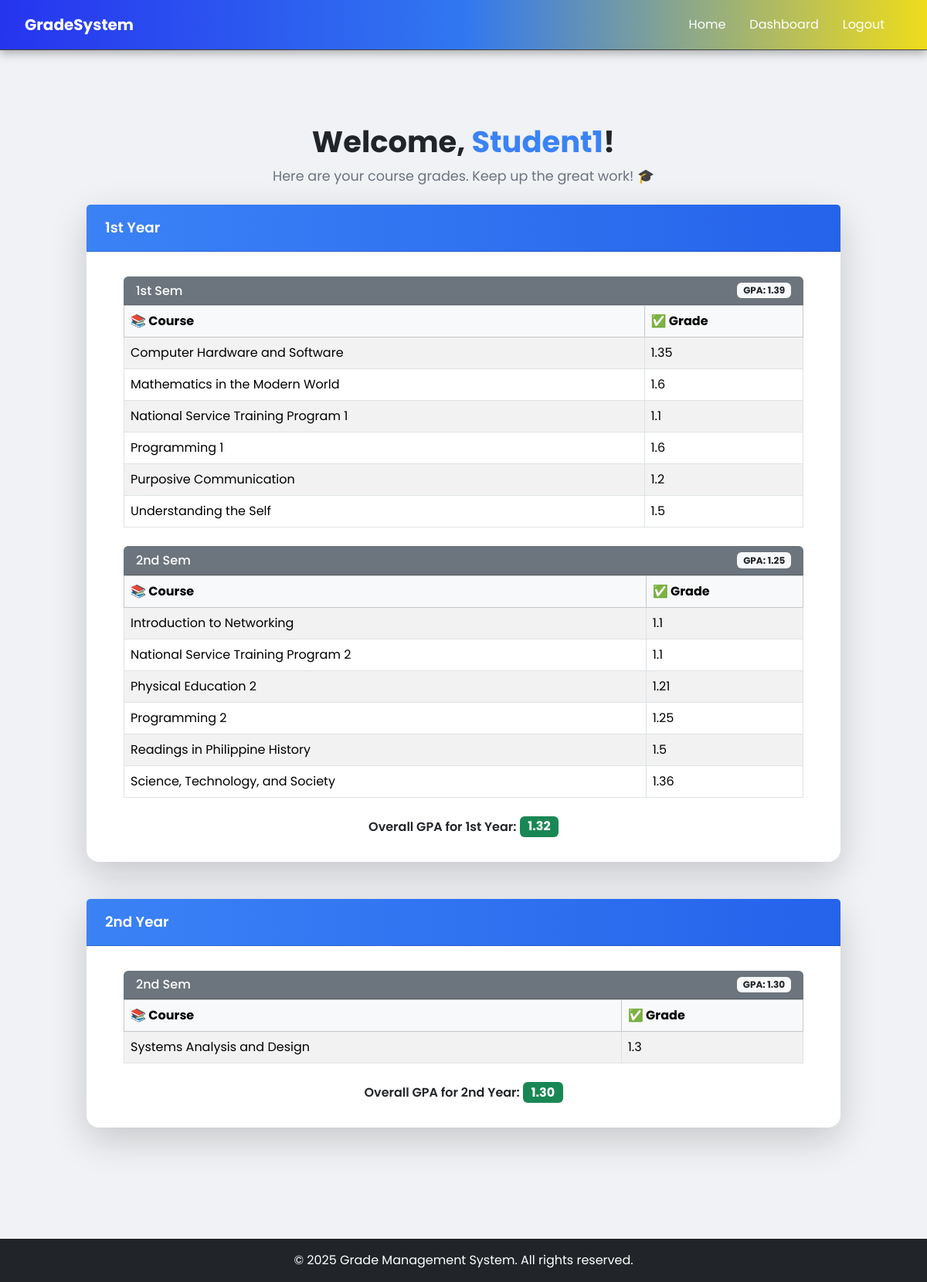
Page /student/dashboard/ (signed in) on the committed database.
### core/models.py (models this page shows, shortened)
class Grade(models.Model):
    student = models.ForeignKey(Student, on_delete=models.CASCADE)
    course = models.CharField(max_length=255)
    grade = models.CharField(max_length=5)
    year_level = models.CharField(
        max_length=10,
        choices=[
            ('1st Year', '1st Year'),
            ('2nd Year', '2nd Year'),
            ('3rd Year', '3rd Year'),
            ('4th Year', '4th Year'),
        ]
    )
    semester = models.CharField(
        max_length=10,
        choices=[
            ('1st Sem', '1st Sem'),
            ('2nd Sem', '2nd Sem'),
        ]
    )
    teacher = models.ForeignKey(Teacher, on_delete=models.SET_NULL, null=True)

### core/views.py (the view)
# urls.py: path('student/dashboard/', views.student_dashboard, name='student_dashboard'),
@login_required
@user_passes_test(lambda u: hasattr(u, 'student'))
def student_dashboard(request):
    student = request.user.student
    grades = Grade.objects.filter(student=student).order_by('year_level', 'semester', 'course')
    grouped_grades = defaultdict(lambda: defaultdict(list))
    for g in grades:
        year = g.year_level.strip()
        semester = g.semester.strip()
        grouped_grades[year][semester].append(g)
    grouped_grades = {year: dict(semesters) for year, semesters in grouped_grades.items()}
    return render(request, 'student_dashboard.html', {
        'grades': grades,
        'all_grades': grades,
        'grouped_grades': grouped_grades,  # IMPORTANT: pass grouped_grades to template
    })

### core/templatetags/custom_filters.py (called while the page is built)
@register.filter
def calculate_gpa(grades):
    try:
        grade_values = [float(g.grade) for g in grades if g.grade is not None]
        if not grade_values:
            return "N/A"
        gpa = sum(grade_values) / len(grade_values)
        return f"{gpa:.2f}"
    except:
        return "N/A"

@register.filter
def flatten_grades(semesters):
    grades = []
    for semester_grades in semesters:
        grades.extend(semester_grades)
    return grades

### core/templates/student_dashboard.html (shortened to what this page needs)
{% extends 'core/base.html' %}
{% load tz %}
{% load custom_filters %}
{% block content %}
<div class="container mt-5 container-max">
    <div class="text-center mb-4">
        <h2 class="welcome-title">Welcome,
            <span style="color:#3b82f6; text-transform: capitalize;">{{ request.user.username }}</span>!
        </h2>
        <p class="welcome-subtext">Here are your course grades. Keep up the great work! 🎓</p>
    </div>
    {% if grouped_grades %}
        {% for year, semesters in grouped_grades.items %}
            <div class="card shadow-lg rounded-4 border-0 mb-5 card-custom">
                <div class="card-header card-custom-header bg-dark-blue text-white">
                    {{ year }}
                </div>
                <div class="card-body card-body-custom">
                    {% for semester, semester_grades in semesters.items %}
                        {% if semester_grades %}
                            <div class="mb-4">
                                <h6 class="card-header bg-secondary text-white rounded-top d-flex justify-content-between align-items-center">
                                    <span>{{ semester }}</span>
                                    <span class="badge bg-light text-dark">GPA: {{ semester_grades|calculate_gpa }}</span>
                                </h6>
                                <div class="table-responsive">
                                    <table class="table table-bordered table-striped shadow-sm mb-0">
                                        <thead class="table-light">
                                            <tr>
                                                <th>📚 Course</th>
                                                <th>✅ Grade</th>
                                            </tr>
                                        </thead>
                                        <tbody>
                                            {% for grade in semester_grades %}
                                                <tr>
                                                    <td>{{ grade.course }}</td>
                                                    <td>{{ grade.grade }}</td>
                                                </tr>
                                            {% endfor %}
                                        </tbody>
                                    </table>
                                </div>
                            </div>
                        {% endif %}
                    {% endfor %}
                    <div class="text-end text-center mt-3">
                        <span class="fw-semibold">Overall GPA for {{ year }}:</span>
                        <span class="badge bg-success fs-6">
                            {{ semesters.values|flatten_grades|calculate_gpa }}
                        </span>
                    </div>
                </div>
            </div>
        {% endfor %}
    {% else %}
        <div class="text-center mt-5">
            <p class="text-muted">No grades available yet. 📭</p>
        </div>
    {% endif %}
</div>
{% endblock %}

### core/static/core/styles.css (style rules this page uses)
body, html { background-color: #f0f2f5; font-family: 'Poppins', sans-serif; }
.card { border-radius: 16px; }

### core/static/core/dashboard.css (style rules this page uses)
.container-max { max-width: 1000px; padding-top: 3rem; padding-bottom: 3rem; }
.welcome-title { font-weight: 700; font-size: 2.4rem; }
.welcome-subtext { color: #6b7280; font-size: 1.1rem; }
.card-custom { background: #f9fafb; }
.card-custom-header { background: linear-gradient(90deg, #3b82f6, #2563eb); border-radius: .75rem .75rem 0 0; color: white; font-weight: 700; }
.card-body-custom { padding: 2rem 3rem; }
.card-custom { border-radius: 1.5rem; border: none; background-color: #ffffff; }
.card-custom-header { background-color: #3b82f6; color: white; padding: 1rem 1.5rem; font-weight: 600; font-size: 1.15rem; border-radius: 1.5rem 1.5rem 0 0; }

### rows in the picture
Grade: grouped_grades "1st Year", semester "1st Sem", grade.grade "1.39", course "Computer Hardware and Software", grade "1.35", grouped_grades "1st Year", values|flatten_grades "1.32"
Grade: course "Mathematics in the Modern World", grade "1.6"
Grade: course "National Service Training Program 1", grade "1.1"
Grade: course "Programming 1", grade "1.6"
Grade: course "Purposive Communication", grade "1.2"
Grade: course "Understanding the Self", grade "1.5"
Grade: semester "2nd Sem", grade.grade "1.25", course "Introduction to Networking", grade "1.1"
Grade: course "National Service Training Program 2", grade "1.1"
Grade: course "Physical Education 2", grade "1.21"
Grade: course "Programming 2", grade "1.25"
Grade: course "Readings in Philippine History", grade "1.5"
Grade: course "Science, Technology, and Society", grade "1.36"
Grade: grouped_grades "2nd Year", semester "2nd Sem", grade "1.30", course "Systems Analysis and Design", grade "1.3", grouped_grades "2nd Year", values|flatten_grades "1.30"

### other values in the picture
{{ request.user.username }} "Student1"
